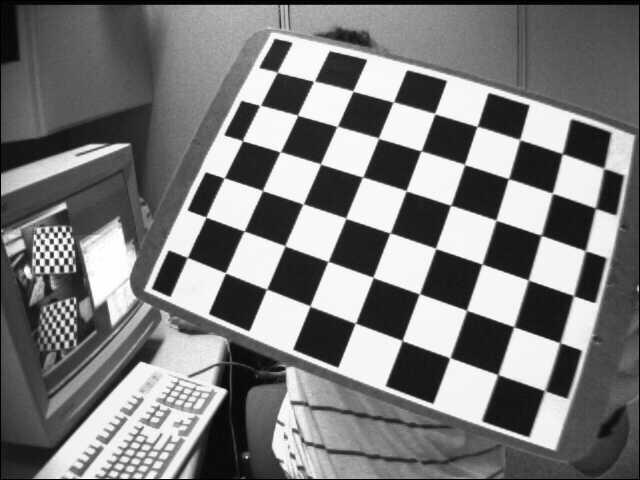
#> input picture camera3D/src/chessImages/left03.jpg, 640 x 480 px, given in place of 1.jpg, which was not available
$ python asift.py ../chessImages/left03.jpg   (Python 2 division)
#> lines starting #> are read from the running program, lines starting #| are printed output that depends on the picture; after the words box and inside, x2 and y2 are one past the last pixel; in counts of white or black regions, pixels touching at a corner belong together; pictures that were not available may be replaced by others from this repository, and a replacement may not be noted
### camera3D/src/python part/find_obj.py
#!/usr/bin/env python

'''
Feature-based image matching sample.

Note, that you will need the https://github.com/Itseez/opencv_contrib repo for SIFT and SURF

USAGE
  find_obj.py [--feature=<sift|surf|orb|akaze|brisk>[-flann]] [ <image1> <image2> ]

  --feature  - Feature to use. Can be sift, surf, orb or brisk. Append '-flann'
               to feature name to use Flann-based matcher instead bruteforce.

  Press left mouse button on a feature point to see its matching point.
'''

import numpy as np
import cv2
from common import anorm, getsize

FLANN_INDEX_KDTREE = 1  # bug: flann enums are missing
FLANN_INDEX_LSH    = 6


def init_feature(name):
    chunks = name.split('-')
    if chunks[0] == 'sift':
        detector = cv2.xfeatures2d.SIFT_create()
        norm = cv2.NORM_L2
    elif chunks[0] == 'surf':
        detector = cv2.xfeatures2d.SURF_create(800)
        norm = cv2.NORM_L2
    elif chunks[0] == 'orb':
        detector = cv2.ORB_create(400)
        norm = cv2.NORM_HAMMING
    elif chunks[0] == 'akaze':
        detector = cv2.AKAZE_create()
        norm = cv2.NORM_HAMMING
    elif chunks[0] == 'brisk':
        detector = cv2.BRISK_create()
        norm = cv2.NORM_HAMMING
    else:
        return None, None
    if 'flann' in chunks:
        if norm == cv2.NORM_L2:
            flann_params = dict(algorithm = FLANN_INDEX_KDTREE, trees = 5)
        else:
            flann_params= dict(algorithm = FLANN_INDEX_LSH,
                               table_number = 6, # 12
                               key_size = 12,     # 20
                               multi_probe_level = 1) #2
        matcher = cv2.FlannBasedMatcher(flann_params, {})  # bug : need to pass empty dict (#1329)
    else:
        matcher = cv2.BFMatcher(norm)
    return detector, matcher


def filter_matches(kp1, kp2, matches, ratio = 0.75):
    mkp1, mkp2 = [], []
    for m in matches:
        if len(m) == 2 and m[0].distance < m[1].distance * ratio:
            m = m[0]
            mkp1.append( kp1[m.queryIdx] )
            mkp2.append( kp2[m.trainIdx] )
    p1 = np.float32([kp.pt for kp in mkp1])
    p2 = np.float32([kp.pt for kp in mkp2])
    kp_pairs = zip(mkp1, mkp2)
    return p1, p2, kp_pairs

def explore_match(win, img1, img2, kp_pairs, status = None, H = None):
    h1, w1 = img1.shape[:2]
    h2, w2 = img2.shape[:2]
    vis = np.zeros((max(h1, h2), w1+w2), np.uint8)
    vis[:h1, :w1] = img1
    vis[:h2, w1:w1+w2] = img2
    vis = cv2.cvtColor(vis, cv2.COLOR_GRAY2BGR)

    if H is not None:
        corners = np.float32([[0, 0], [w1, 0], [w1, h1], [0, h1]])
        corners = np.int32( cv2.perspectiveTransform(corners.reshape(1, -1, 2), H).reshape(-1, 2) + (w1, 0) )
        cv2.polylines(vis, [corners], True, (255, 255, 255))

    if status is None:
        status = np.ones(len(kp_pairs), np.bool_)
    p1 = np.int32([kpp[0].pt for kpp in kp_pairs])
    p2 = np.int32([kpp[1].pt for kpp in kp_pairs]) + (w1, 0)

    green    = (0, 255, 0)
    red      = (0, 0, 255)
    white    = (255, 255, 255)
    kp_color = (51, 103, 236)
    for (x1, y1), (x2, y2), inlier in zip(p1, p2, status):
        if inlier:
            col = green
            cv2.circle(vis, (x1, y1), 2, col, -1)
            cv2.circle(vis, (x2, y2), 2, col, -1)
            # cv2.line(vis, (x1, y1), (x2, y2), green)
        else:
            col = red
            r = 2
            thickness = 3
            cv2.line(vis, (x1-r, y1-r), (x1+r, y1+r), col, thickness)
            cv2.line(vis, (x1-r, y1+r), (x1+r, y1-r), col, thickness)
            cv2.line(vis, (x2-r, y2-r), (x2+r, y2+r), col, thickness)
            cv2.line(vis, (x2-r, y2+r), (x2+r, y2-r), col, thickness)
    vis0 = vis.copy()
    # for (x1, y1), (x2, y2), inlier in zip(p1, p2, status):
    #     if inlier:
    #         cv2.line(vis, (x1, y1), (x2, y2), green)

    cv2.imshow(win, vis)
    # [19 lines left out: function onmouse, not called in this run]
    cv2.setMouseCallback(win, onmouse)
    return vis


# [52 lines that do not run on import are left out]

### camera3D/src/python part/common.py
#!/usr/bin/env python

'''
This module contains some common routines used by other samples.
'''

import numpy as np
import cv2

# built-in modules
import os
import itertools as it
from contextlib import contextmanager

image_extensions = ['.bmp', '.jpg', '.jpeg', '.png', '.tif', '.tiff', '.pbm', '.pgm', '.ppm']

class Bunch(object):
    def __init__(self, **kw):
        self.__dict__.update(kw)
    def __str__(self):
        return str(self.__dict__)

# [4 lines left out: function splitfn, not called in this run]

def anorm2(a):
    return (a*a).sum(-1)
def anorm(a):
    return np.sqrt( anorm2(a) )

# [44 lines left out: functions homotrans, to_rect, rect2rect_mtx, lookat, mtx2rvec, draw_str, not called in this run]
class Sketcher:
    def __init__(self, windowname, dests, colors_func):
        # [8 lines left out: function __init__, not called in this run]
    def show(self):
        cv2.imshow(self.windowname, self.dests[0])

    def on_mouse(self, event, x, y, flags, param):
        # [13 lines left out: function on_mouse, not called in this run]

# palette data from matplotlib/_cm.py
_jet_data =   {'red':   ((0., 0, 0), (0.35, 0, 0), (0.66, 1, 1), (0.89,1, 1),
                         (1, 0.5, 0.5)),
               'green': ((0., 0, 0), (0.125,0, 0), (0.375,1, 1), (0.64,1, 1),
                         (0.91,0,0), (1, 0, 0)),
               'blue':  ((0., 0.5, 0.5), (0.11, 1, 1), (0.34, 1, 1), (0.65,0, 0),
                         (1, 0, 0))}

cmap_data = { 'jet' : _jet_data }

def make_cmap(name, n=256):
    # [14 lines left out: function make_cmap, not called in this run]
def nothing(*arg, **kw):
    pass

def clock():
    return cv2.getTickCount() / cv2.getTickFrequency()

@contextmanager
def Timer(msg):
    print msg, '...',
    start = clock()
    try:
        yield
    finally:
        print "%.2f ms" % ((clock()-start)*1000)

class StatValue:
    def __init__(self, smooth_coef = 0.5):
        self.value = None
        self.smooth_coef = smooth_coef
    def update(self, v):
        # [6 lines left out: function update, not called in this run]
class RectSelector:
    def __init__(self, win, callback):
        # [30 lines left out: functions __init__, onmouse, draw, not called in this run]
    def dragging(self):
        return self.drag_rect is not None


def grouper(n, iterable, fillvalue=None):
    # [4 lines left out: function grouper, not called in this run]
def mosaic(w, imgs):
    # [12 lines left out: function mosaic, not called in this run]
def getsize(img):
    h, w = img.shape[:2]
    return w, h

def mdot(*args):
    return reduce(np.dot, args)

def draw_keypoints(vis, keypoints, color = (0, 255, 255)):
    # [4 lines left out: function draw_keypoints, not called in this run]
### camera3D/src/python part/asift.py
#!/usr/bin/env python

'''
Affine invariant feature-based image matching sample.

This sample is similar to find_obj.py, but uses the affine transformation
space sampling technique, called ASIFT [1]. While the original implementation
is based on SIFT, you can try to use SURF or ORB detectors instead. Homography RANSAC
is used to reject outliers. Threading is used for faster affine sampling.

[1] http://www.ipol.im/pub/algo/my_affine_sift/

USAGE
  asift.py [--feature=<sift|surf|orb|brisk>[-flann]] [ <image1> <image2> ]

  --feature  - Feature to use. Can be sift, surf, orb or brisk. Append '-flann'
               to feature name to use Flann-based matcher instead bruteforce.

  Press left mouse button on a feature point to see its matching point.
'''

import numpy as np
import cv2

# built-in modules
import itertools as it
from multiprocessing.pool import ThreadPool

# local modules
from common import Timer
from find_obj import init_feature, filter_matches, explore_match


def affine_skew(tilt, phi, img, mask=None):
    '''
    affine_skew(tilt, phi, img, mask=None) -> skew_img, skew_mask, Ai

    Ai - is an affine transform matrix from skew_img to img
    '''
    h, w = img.shape[:2]
    if mask is None:
        mask = np.zeros((h, w), np.uint8)
        mask[:] = 255
    A = np.float32([[1, 0, 0], [0, 1, 0]])
    if phi != 0.0:
        phi = np.deg2rad(phi)
        s, c = np.sin(phi), np.cos(phi)
        A = np.float32([[c,-s], [ s, c]])
        corners = [[0, 0], [w, 0], [w, h], [0, h]]
        tcorners = np.int32( np.dot(corners, A.T) )
        x, y, w, h = cv2.boundingRect(tcorners.reshape(1,-1,2))
        A = np.hstack([A, [[-x], [-y]]])
        img = cv2.warpAffine(img, A, (w, h), flags=cv2.INTER_LINEAR, borderMode=cv2.BORDER_REPLICATE)
    if tilt != 1.0:
        s = 0.8*np.sqrt(tilt*tilt-1)
        img = cv2.GaussianBlur(img, (0, 0), sigmaX=s, sigmaY=0.01)
        img = cv2.resize(img, (0, 0), fx=1.0/tilt, fy=1.0, interpolation=cv2.INTER_NEAREST)
        A[0] /= tilt
    if phi != 0.0 or tilt != 1.0:
        h, w = img.shape[:2]
        mask = cv2.warpAffine(mask, A, (w, h), flags=cv2.INTER_NEAREST)
    Ai = cv2.invertAffineTransform(A)
    return img, mask, Ai


def affine_detect(detector, img, mask=None, pool=None):
    '''
    affine_detect(detector, img, mask=None, pool=None) -> keypoints, descrs

    Apply a set of affine transormations to the image, detect keypoints and
    reproject them into initial image coordinates.
    See http://www.ipol.im/pub/algo/my_affine_sift/ for the details.

    ThreadPool object may be passed to speedup the computation.
    '''
    params = [(1.0, 0.0)]
    for t in 2**(0.5*np.arange(1,6)):
        for phi in np.arange(0, 180, 72.0 / t):
            params.append((t, phi))

    def f(p):
        t, phi = p
        timg, tmask, Ai = affine_skew(t, phi, img)
        keypoints, descrs = detector.detectAndCompute(timg, tmask)
        for kp in keypoints:
            x, y = kp.pt
            kp.pt = tuple( np.dot(Ai, (x, y, 1)) )
        if descrs is None:
            descrs = []
        return keypoints, descrs

    keypoints, descrs = [], []
    if pool is None:
        ires = it.imap(f, params)
    else:
        ires = pool.imap(f, params)

    for i, (k, d) in enumerate(ires):
        print 'affine sampling: %d / %d\r' % (i+1, len(params)),
        keypoints.extend(k)
        descrs.extend(d)

    print
    return keypoints, np.array(descrs)

if __name__ == '__main__':
    print __doc__

    import sys, getopt
    opts, args = getopt.getopt(sys.argv[1:], '', ['feature='])
    opts = dict(opts)
    # feature_name = opts.get('--feature', 'sift-flann')
    feature_name = opts.get('--feature', 'orb-flann')
    try:
        fn1, fn2 = args
    except:
        # [4 lines of commented-out code are left out]
        fn1 = 'c:/Users/Ran_the_User/Documents/Technion_Studies/2016_B_spring/086761 Vision aided navigation - V.Idelman/HW/_3 - delivered with out full 3/mine/face/not/1.jpg'
        fn2 = 'c:/Users/Ran_the_User/Documents/Technion_Studies/2016_B_spring/086761 Vision aided navigation - V.Idelman/HW/_3 - delivered with out full 3/mine/face/not/2.jpg'

    img1 = cv2.imread(fn1, 0)
#> img1 is the input picture: shape (480, 640); min 0, max 255, mean 122.9
    img2 = cv2.imread(fn2, 0)
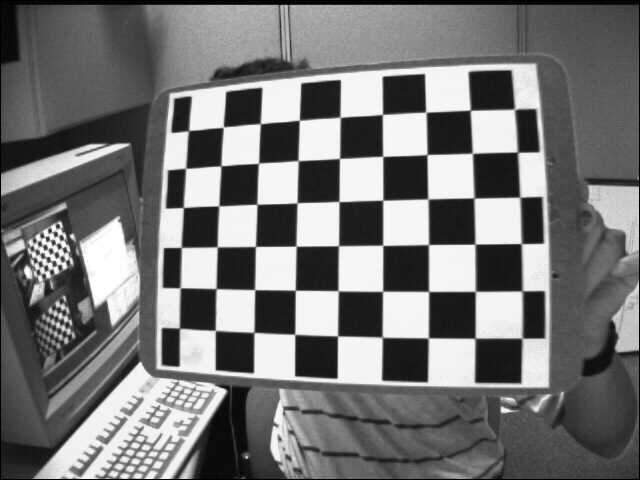
#> input picture camera3D/src/chessImages/left04.jpg, 640 x 480 px, given in place of 2.jpg, which was not available
#> img2 is the input picture: shape (480, 640); min 0, max 255, mean 117.8
    img1 = cv2.resize(img1,(640,480))
    img2 = cv2.resize(img2,(640,480))
    # [7 lines of commented-out code are left out]


    detector, matcher = init_feature(feature_name)

    if img1 is None:
        print 'Failed to load fn1:', fn1
        sys.exit(1)

    if img2 is None:
        print 'Failed to load fn2:', fn2
        sys.exit(1)

    if detector is None:
        print 'unknown feature:', feature_name
        sys.exit(1)

    print 'using', feature_name

    pool=ThreadPool(processes = cv2.getNumberOfCPUs())
    kp1, desc1 = affine_detect(detector, img1, pool=pool)
#> kp1 = 14438 keypoints; strongest (x, y, size): (489, 251, 92.6), (294, 308, 111.1), (527, 260, 92.6), (244, 274, 111.1)
    kp2, desc2 = affine_detect(detector, img2, pool=pool)
#> kp2 = 14530 keypoints; strongest (x, y, size): (279, 294, 77.1), (401, 109, 77.1), (320, 299, 111.1), (324, 298, 92.6)
    print 'img1 - %d features, img2 - %d features' % (len(kp1), len(kp2))
#| img1 - 14438 features, img2 - 14530 features

    def match_and_draw(win):
        with Timer('matching'):
            raw_matches = matcher.knnMatch(desc1, trainDescriptors = desc2, k = 2) #2
        p1, p2, kp_pairs = filter_matches(kp1, kp2, raw_matches)
        if len(p1) >= 4:
            H, status = cv2.findHomography(p1, p2, cv2.RANSAC, 5.0)
            print '%d / %d  inliers/matched' % (np.sum(status), len(status))
            # do not draw outliers (there will be a lot of them)
            kp_pairs = [kpp for kpp, flag in zip(kp_pairs, status) if flag]
        else:
            H, status = None, None
            print '%d matches found, not enough for homography estimation' % len(p1)

        vis = explore_match(win, img1, img2, kp_pairs, None, H)


    match_and_draw('affine find_obj')
#> in match_and_draw, `raw_matches = matcher.knnMatch(desc1, trainDescriptors = desc2, k = 2)`: raw_matches = 14438 matches
#> after the loop in filter_matches, `for m in matches:`: mkp1 = 1838 keypoints; strongest (x, y, size): (244, 274, 111.1), (330, 306, 111.1), (432, 295, 111.1), (212, 276, 92.6); mkp2 = 1838 keypoints; strongest (x, y, size): (279, 294, 77.1), (274, 207, 77.1), (401, 152, 77.1), (274, 286, 77.1)
#> in filter_matches, `p1 = np.float32([kp.pt for kp in mkp1])`: p1 = 1838 pairs, first value 5.06 to 608, second value 53.43 to 476.6
#> in filter_matches, `p2 = np.float32([kp.pt for kp in mkp2])`: p2 = 1838 pairs, first value 5.06 to 543.3, second value 72.47 to 476.6
#> in filter_matches, `kp_pairs = zip(mkp1, mkp2)`: kp_pairs = 1838 items
#> in match_and_draw, `H, status = cv2.findHomography(p1, p2, cv2.RANSAC, 5.0)`: H = [[0.762, 0.0227, 0.78], [-0.0674, 0.727, 40.31], [1.82e-05, -0.000536, 1]]; status = 1838 values, max 1 at index 49, min 0 at index 0, mean 0.0326
#| 60 / 1838  inliers/matched
#> in match_and_draw, `kp_pairs = [kpp for kpp, flag in zip(kp_pairs, status) if flag]`: kp_pairs = 60 items
#> in explore_match, `vis[:h1, :w1] = img1`:
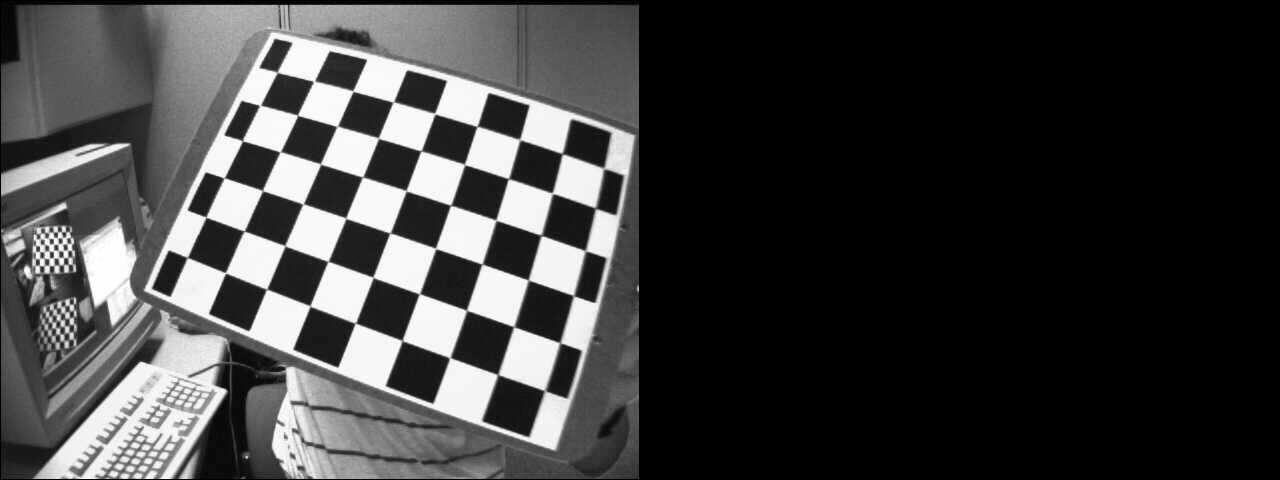
#> vis: shape (480, 1280); min 0, max 255, mean 61.4
#> in explore_match, `vis[:h2, w1:w1+w2] = img2`:
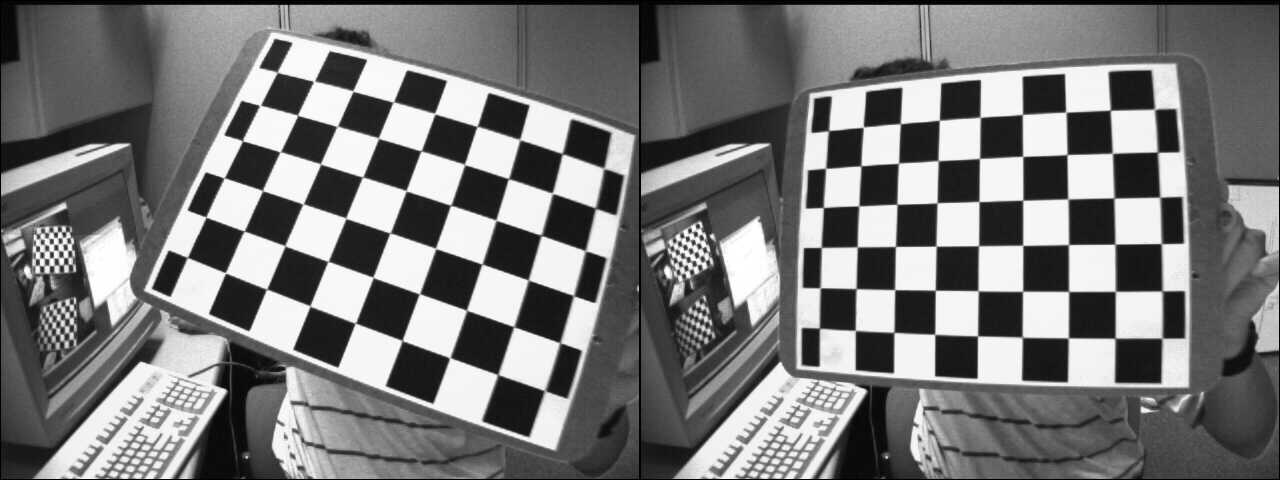
#> vis: shape (480, 1280); min 0, max 255, mean 120.3
#> in explore_match, `corners = np.int32( cv2.perspectiveTransform(corners.reshape(1, -1, 2)..`: corners = [[640, 40], [1122, -2], [1301, 459], [655, 524]]
#> in explore_match, `cv2.polylines(vis, [corners], True, (255, 255, 255))`:
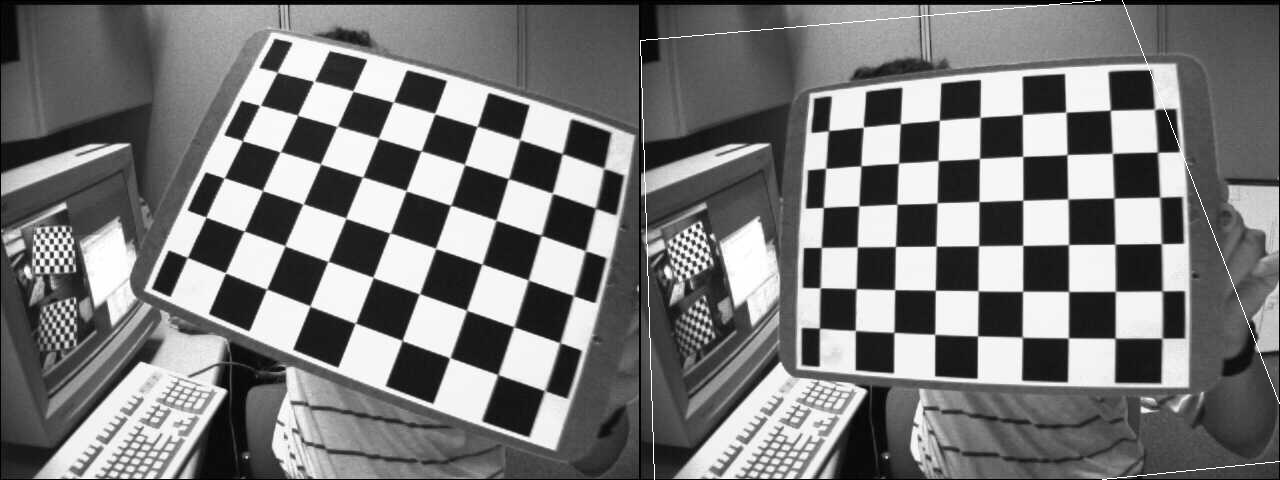
#> vis: shape (480, 1280, 3); min 0, max 255, mean 120.7
#> in explore_match, `p1 = np.int32([kpp[0].pt for kpp in kp_pairs])`: p1 = 60 pairs, first value 33 to 552, second value 112 to 400
#> in explore_match, `p2 = np.int32([kpp[1].pt for kpp in kp_pairs]) + (w1, 0)`: p2 = 60 pairs, first value 674 to 1123, second value 90 to 380
#> the loop in explore_match, `for (x1, y1), (x2, y2), inlier in zip(p1, p2, status):` made 60 passes
#> (x1, y1, x2, y2) on passes 1 to 12: (198, 209, 818, 202), (51, 254, 696, 254), (65, 269, 704, 267), (189, 209, 807, 203), (190, 208, 807, 203), (201, 213, 819, 205), (446, 359, 1071, 335), (190, 209, 807, 203), (537, 236, 1111, 202), (191, 209, 807, 203), (198, 218, 816, 210), (202, 211, 818, 204)
#> after the loop in explore_match, `for (x1, y1), (x2, y2), inlier in zip(p1, p2, status):`:
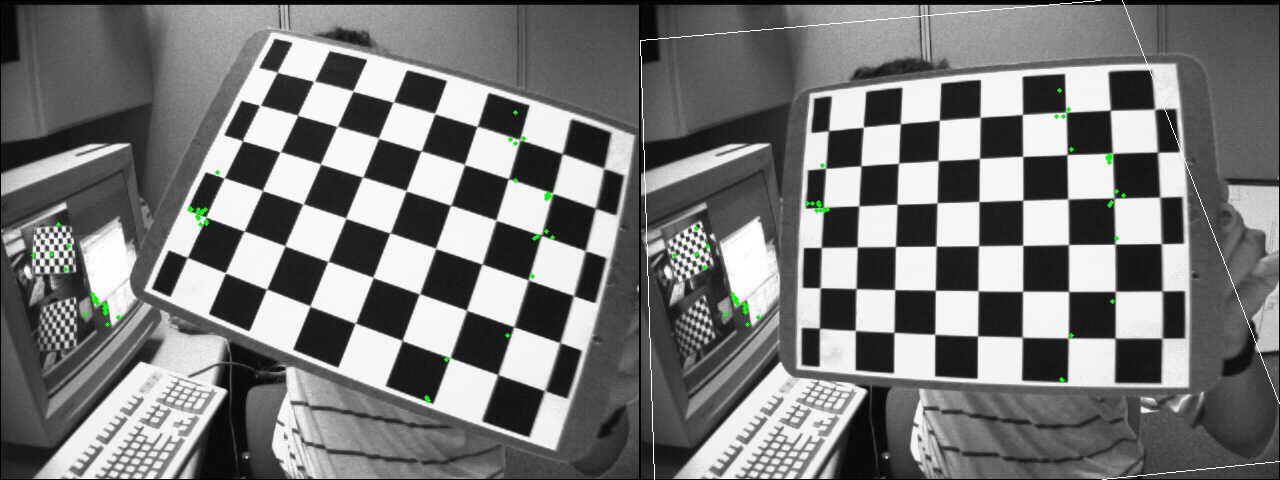
#> vis: shape (480, 1280, 3); 0.19% of pixels changed, all inside (x1, y1, x2, y2) = (31, 88, 1126, 403)
    cv2.waitKey()
    cv2.destroyAllWindows()
